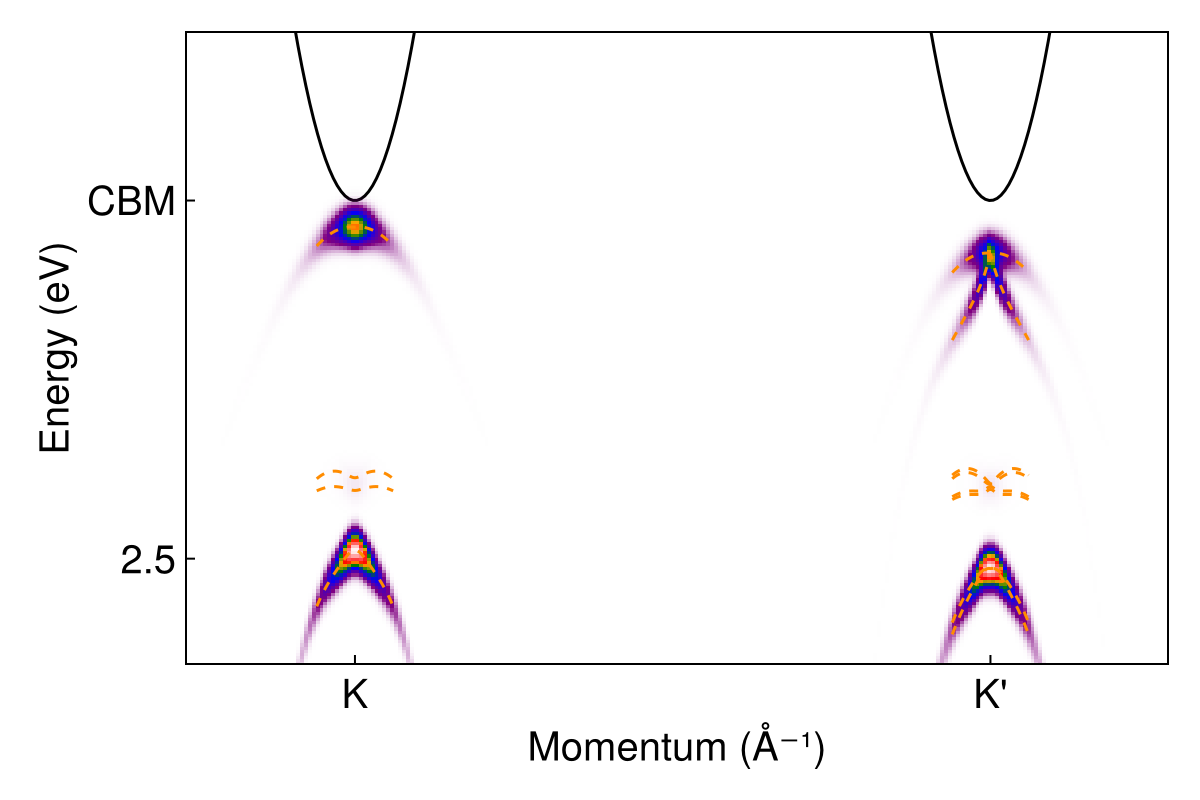

Here is the Julia script that generated this plot:
# Plot the ARPES heatmap;

include("units.jl")
include("qp-bands.jl")
include("broadening.jl")
include("exciton.jl")
include("ehh.jl")
include("wfn.jl")
include("arpes.jl")
include("overlap.jl")
include("exciton-band-gamma.jl")
include("exciton-band-k.jl")
include("bgw-crystal.jl")
using CairoMakie
using LaTeXStrings
using Colors

caption_padding = 35

broaden = gaussian_broadening(50fs)
electron_color = :black
hole_color = :black

m_h = 0.21
m_e = 0.37
E_g = 2.84
w_side = 4π / (3 * 3.144817974)
w = SVector{2, Float64}([w_side, 0.0])
trion = Intervalley2DChandraTrion(
    m_h = m_h,
    m_e = m_e,
    w = w,
    E_g = E_g,
    # Binding energy for the ehh trion mode
    # should be E_B = 0.76 = 2.84 - 2.08, 
    # however, here we're using Diana's exciton energy band data, 
    # the lowest exciton frequency at Q = 0 is 2.11 eV (run this script and the first line of console output is this number),
    # and to maintain 2.13 - 2.08 = 0.05 eV difference between the lowest exciton mode and the trion mode,
    # we need to manually shift 0.75 upwards by 2.13 - 2.11 = 0.02 eV.
    E_B = 0.78,
    a = 10.3,
    b = 25.2
)

##########################################
#region Reading BerkeleyGW outputs 

k_K = SVector{3, Float64}(0.333333333333333, 0.3333333333333, 0)
rk, Avck = read_ex_wfc("../../MoS2/MoS2/4-absorption-120-no-sym-gw/eigenvectors.h5", k_K)
k_K_real = read_B("../../MoS2/MoS2/4-absorption-120-no-sym-gw/eigenvectors.h5") * k_K

files_0 = ["finite-Q-0/eigenval_$(i)_likespin_plus_v_new" for i in 0:11]
files_K = ["finite-Q-K/eigenval_$(i)_unlikespin_plus_v_new" for i in 0:13]
Q_list_0 = [
    [0.0,0.0],
    [0.0005,0.0005],
    [0.001,0.001],
    [0.003,0.003],
    [0.005,0.005],
    [0.0075,0.0075],
    [0.01,0.01],
    [0.012,0.012],
    [0.015,0.015],
    [0.02,0.02]
]

Q_list_K = [
    [-0.02, -0.02],
    [-0.015, -0.015],
    [-0.01, -0.01],
    [-0.005, -0.005],
    [-0.003, -0.003],
    [-0.001, -0.001],
    [0.001, 0.001],
    [0.003, 0.003],
    [0.005, 0.005],
    [0.0075, 0.0075],
    [0.01, 0.01],
    [0.012, 0.012],
    [0.015, 0.015],
    [0.02, 0.02]
]

a = read_a("../../MoS2/MoS2/4-absorption-120-no-sym-gw/eigenvectors.h5") * au_in_angstrom
Q_length_list_0 = map(Q_list_0) do Q
    (2 / sqrt(3)) * Q[1] * 2π / a * sqrt(3)
end
Q_length_list_K = map(Q_list_K) do Q
    (2 / sqrt(3)) * Q[1] * 2π / a * sqrt(3) 
end


# Read eigenvalues from a file
function read_eigs(filename)
    eigs = Float64[]
    open(filename, "r") do io
        for line in eachline(io)
            # Skip comment lines
            startswith(line, "#") && continue
            fields = split(strip(line))
            isempty(fields) && continue
            # Parse the first number (eigenvalue column)
            push!(eigs, parse(Float64, fields[1]))
        end
    end
    return eigs
end

# Read all eigenvalue lists
all_eigs_0 = [read_eigs(f) for f in files_0]
all_eigs_K = [read_eigs(f) for f in files_K]

# Ensure all files have the same number of eigenvalues
nfiles = length(all_eigs_0)
neigs = length(all_eigs_0[1])
@assert all(length(e) == neigs for e in all_eigs_0) "Files have inconsistent number of eigenvalues!"

eig_matrix_0 = hcat(all_eigs_0...) 
eig_matrix_K = hcat(all_eigs_K...) 

# Scissor shifts for convergence 
#shift = -0.0546272
shift = 0 # The trion binding energy we use here should be lower than the exciton binding energy, 
# so we have to use slightly unconverged exciton energies.
# This can be solved by obtaining a better estimation of the trion energy
# but I won't bother.
shift_2p_like = 0.0221814
shift_2s_like = 0.0828396

eig_matrix_0 .+= shift
eig_matrix_0[3:6, :] .+= shift_2p_like
eig_matrix_0[7:end, :] .+= shift_2s_like

shift_2p_unlike = 0.0233762
shift_2s_unlike = 0.0746934

eig_matrix_K .+= shift
eig_matrix_K[2:3, :] .+= shift_2p_unlike
eig_matrix_K[2:3, :] .-= (eig_matrix_K[2:3, :] .- eig_matrix_K[2, 1]) * 0.2
eig_matrix_K[4:end, :] .+= shift_2s_unlike

println(minimum(eig_matrix_0[1, :]))
println(minimum(eig_matrix_K[1, :]))

#endregion
############################################

##########################################
#region The linear-parabolic bands

exciton_direct = IntraValley2DExcitonHybrid(
    A = 0.6,
    m_e = 0.37,
    m_h = 0.21,
    α = -0.9,
    β = 4,
    E_g = E_g,
    E_B = 0.71,
)

exciton_K = InterValley2DExcitonHybrid(
    m_e = 0.37,
    m_h = 0.21,
    α = -0.9,
    β = 4,
    E_g = E_g,
    E_B = 0.71,
    w = w
)

# The trion momentum is set to be w
P_ratio = 1.
P = P_ratio * w


# The second lowest mode is bright for K; we need to concentrate on that mode.
Avck_A1s_bright = Avck[:, :, :, 2]
# In Fig. 1bcd in PRL 115, 176801 (2015), 
# we note that the spin up and spin down bands cross with each other:
# in a patch around K, the lowest conduction band is spin up,
# but around it, the lowest conduction band is spin down,
# while the highest valence band is spin up. 
# In our trion two-band model, we expect the conduction and valence bands to have the same spin,
# and this means the conduction band in our two-band model corresponds to 
# c1 near the patch around K and c2 around that patch.
# 
# Therefore, after reading the exciton wave function, 
# we have to reorder the bands. 
# But there is one way to cheat:
# because the lowest optically active exciton mode is quite accurately two-band,
# we can just do the follows:
Avck_A1s_bright = Avck_A1s_bright[1, 1, :] + Avck_A1s_bright[1, 2, :]
Avck_A1s_bright = reshape(Avck_A1s_bright, (1, 1, length(Avck_A1s_bright), 1))
println(size(Avck_A1s_bright))

function fetch_S(Avck::Array{ComplexF64, 4}, iS::Int)
    phase_factor = Avck[:, :, :, 2] ./ abs.(Avck[:, :, :, 2])
    Avck_S = Avck[:, :, :, iS]
    Avck_S = Avck_S[1, 1, :] + Avck_S[1, 2, :]
    A_vck_S = reshape(Avck_S, (1, 1, length(Avck_S), 1)) ./ phase_factor
    A_vck_S ./ (A_vck_S[1] / abs(Avck_S[1]))
end

#endregion 
##########################################

ω_list = LinRange(2.4, 3.0, 200) 
kx_list = LinRange(-0.35, 1.7, 250) 
k1_list = [SA[kx, 0.0] for kx in kx_list]

E_c1_curve = map(k1_list) do k_h
    -E_v1(trion, k_h)
end
E_v1_curve = map(k1_list) do k_e
    E_c1(trion, k_e)
end
E_c2_curve = map(k1_list) do k_h
    -E_v2(trion, k_h)
end
E_v2_curve = map(k1_list) do k_e
    E_c2(trion, k_e)
end

S_list_0 = [1, 2, 3, 4, 5, 6, 7, 8, ]
S_list_K = [1, 2, 3, 4,  ]
#S_list_0 = [1, 2, 3, 4, 5, 6,  ]
#S_list_K = [1, 2, 3, 4, 5, 6, ]

A1s_like = fetch_S(Avck, 2)
A2p_like_1 = fetch_S(Avck, 8)
A2p_like_2 = fetch_S(Avck, 6)
A2s_like = fetch_S(Avck, 10)

set_theme!(fontsize=20)

let f = Figure(size=(600, 400))
    Ak1k2 = wfn(trion)
    Akω_total = trion_ARPES_eeh(trion, P, Ak1k2, Homogeneous2DExciton, 
        [
            #IntraValley2DExcitonHybridLow(exciton_direct),
            #IntraValley2DExcitonHybridHigh(exciton_direct),
            (map(S_list_0) do iS
                Homogeneous2DExciton(Q_length_list_0, eig_matrix_0[iS, eachindex(Q_length_list_0)])
            end)...,
            #Homogeneous2DExciton(Q_length_list_0, eig_matrix_0[4, eachindex(Q_length_list_0)]),
            #exciton_K
            map(S_list_K) do iS
                Homogeneous2DExciton(Q_length_list_K, eig_matrix_K[iS, eachindex(Q_length_list_K)], shift=w)
            end...,
        ], 
        # Note that we should NOT use the K momentum from the BGW run and convert it into Cartesian coordinates,
        # because it's in 1/au and not 1/Å. 
        [
            # There should be a 1/2 factor for the first two wave functions,
            # because the lowest K and K' excitons are hybridized and the form of the resulting wave function 
            # has been analytically found in https://journals.aps.org/prl/pdf/10.1103/PhysRevLett.115.176801.
            # Still, we expect similar hybridization to happen in higher states,
            # where we don't really know the coefficients.
            # Therefore we just omit the 1/2 factor to avoid introducing non physical intensity difference
            # between the low and high excitons.
            (map([2, 2, 6, 6, 8, 8, 10, 10]) do iS
                fetch_S(Avck, iS) / sqrt(2)
            end)...,
            (map([2, 6, 8, 10]) do iS
                fetch_S(Avck, iS)
            end)...,
        ], [
            #rk, 
            #rk, 
            fill(rk, length(S_list_0))..., 
            fill(rk .+ [w_side, 0, 0], length(S_list_K))...,
        ], 
        k1_list, ω_list, broaden)

    ax = Axis(f[1, 1], 
        xlabel="Momentum (Å⁻¹)",
        ylabel="Energy (eV)", 
        xticks=([0.0, w_side], ["K", "K'"]),
        yticks=([2.5, E_g], ["2.5", "CBM"]),
        xtickalign = 1.0,
        ytickalign = 1.0,
    )
    #colsize!(f.layout, 1, Aspect(1, 1))
    
    lines!(ax, kx_list, E_c1_curve, color=electron_color)
    lines!(ax, kx_list, E_c2_curve, color=electron_color)
    lines!(ax, kx_list, E_v1_curve, color=hole_color)
    lines!(ax, kx_list, E_v2_curve, color=hole_color)

    heatmap!(ax, kx_list, ω_list, Akω_total, colormap=arpes_colormap(transparency_gradience))

    kx_list_0 = LinRange(w_side-0.08, w_side+0.08, 100)
    for S in S_list_0
        ex = Homogeneous2DExciton(Q_length_list_0, eig_matrix_0[S, eachindex(Q_length_list_0)])
        lines!(ax, kx_list_0, map(kx_list_0) do kx
            E_trion_eeh(trion, P) - E_exciton(ex, (P - @SVector [kx, 0]))
        end, color = colorant"darkorange", linestyle=:dash)
    end
    kx_list_K = LinRange(-0.08, 0.08, 100)
    for S in S_list_K
        ex = Homogeneous2DExciton(Q_length_list_K, eig_matrix_K[S, eachindex(Q_length_list_K)], shift=w)
        lines!(ax, kx_list_K, map(kx_list_K) do kx
            E_trion_eeh(trion, P) - E_exciton(ex, (P - @SVector [kx, 0]))
        end, color = colorant"darkorange", linestyle=:dash)
    end

    ylims!(ax, (minimum(ω_list), maximum(ω_list)))
    hidedecorations!(ax, ticklabels = false, ticks = false, label=false)
    save("eeh-heatmap-prototype-discrete-final-zoom-in-display.png", f)

    f
end
